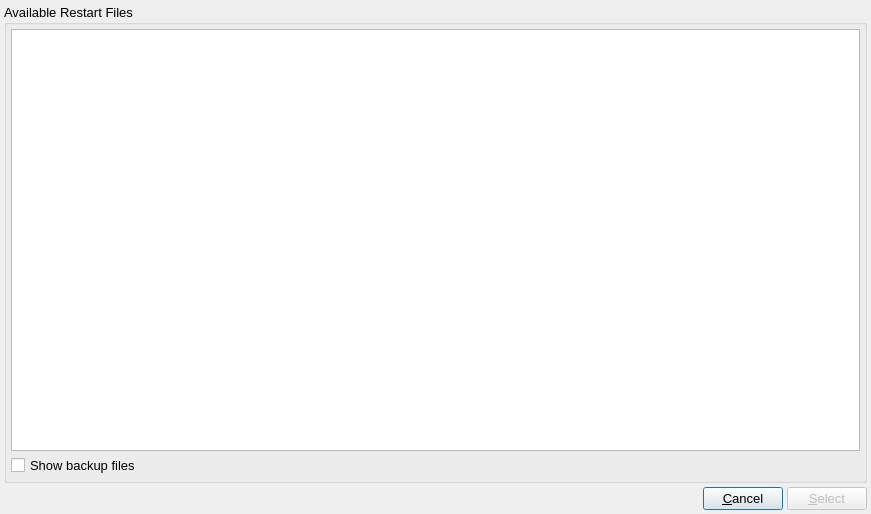
<?xml version="1.0" encoding="UTF-8"?>
<ui version="4.0">
 <class>SelectRestartFileDialog</class>
 <widget class="QDialog" name="SelectRestartFileDialog">
  <property name="windowModality">
   <enum>Qt::ApplicationModal</enum>
  </property>
  <property name="geometry">
   <rect>
    <x>0</x>
    <y>0</y>
    <width>871</width>
    <height>514</height>
   </rect>
  </property>
  <property name="font">
   <font>
    <pointsize>10</pointsize>
   </font>
  </property>
  <property name="windowTitle">
   <string>Select Restart File</string>
  </property>
  <property name="windowIcon">
   <iconset resource="main.qrc">
    <normaloff>:/dissolve/icons/dissolve.png</normaloff>:/dissolve/icons/dissolve.png</iconset>
  </property>
  <layout class="QVBoxLayout" name="verticalLayout_3">
   <property name="spacing">
    <number>4</number>
   </property>
   <property name="leftMargin">
    <number>4</number>
   </property>
   <property name="topMargin">
    <number>4</number>
   </property>
   <property name="rightMargin">
    <number>4</number>
   </property>
   <property name="bottomMargin">
    <number>4</number>
   </property>
   <item>
    <layout class="QHBoxLayout" name="horizontalLayout_4">
     <item>
      <widget class="QGroupBox" name="RestartFilesGroup">
       <property name="sizePolicy">
        <sizepolicy hsizetype="Preferred" vsizetype="Preferred">
         <horstretch>1</horstretch>
         <verstretch>0</verstretch>
        </sizepolicy>
       </property>
       <property name="title">
        <string>Available Restart Files</string>
       </property>
       <layout class="QVBoxLayout" name="verticalLayout">
        <property name="spacing">
         <number>4</number>
        </property>
        <property name="leftMargin">
         <number>4</number>
        </property>
        <property name="topMargin">
         <number>4</number>
        </property>
        <property name="rightMargin">
         <number>4</number>
        </property>
        <property name="bottomMargin">
         <number>4</number>
        </property>
        <item>
         <widget class="QTableView" name="RestartFilesTable">
          <property name="selectionMode">
           <enum>QAbstractItemView::SingleSelection</enum>
          </property>
          <property name="selectionBehavior">
           <enum>QAbstractItemView::SelectRows</enum>
          </property>
          <attribute name="horizontalHeaderVisible">
           <bool>true</bool>
          </attribute>
          <attribute name="horizontalHeaderStretchLastSection">
           <bool>false</bool>
          </attribute>
          <attribute name="verticalHeaderVisible">
           <bool>false</bool>
          </attribute>
         </widget>
        </item>
        <item>
         <widget class="QCheckBox" name="ShowBackupFilesCheck">
          <property name="text">
           <string>Show backup files</string>
          </property>
         </widget>
        </item>
       </layout>
      </widget>
     </item>
    </layout>
   </item>
   <item>
    <layout class="QHBoxLayout" name="horizontalLayout_2">
     <property name="spacing">
      <number>4</number>
     </property>
     <item>
      <spacer name="horizontalSpacer_2">
       <property name="orientation">
        <enum>Qt::Horizontal</enum>
       </property>
       <property name="sizeHint" stdset="0">
        <size>
         <width>40</width>
         <height>20</height>
        </size>
       </property>
      </spacer>
     </item>
     <item>
      <widget class="QPushButton" name="CancelButton">
       <property name="enabled">
        <bool>true</bool>
       </property>
       <property name="text">
        <string>&amp;Cancel</string>
       </property>
      </widget>
     </item>
     <item>
      <widget class="QPushButton" name="SelectButton">
       <property name="enabled">
        <bool>false</bool>
       </property>
       <property name="text">
        <string>&amp;Select</string>
       </property>
      </widget>
     </item>
    </layout>
   </item>
  </layout>
 </widget>
 <resources>
  <include location="main.qrc"/>
 </resources>
 <connections/>
</ui>
